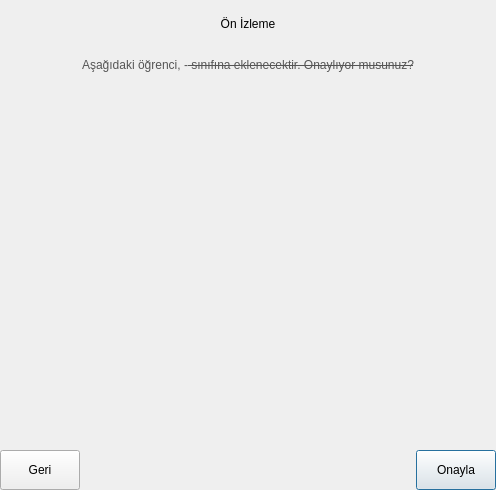
<?xml version="1.0" encoding="UTF-8"?>
<ui version="4.0">
 <class>ikoOSKAR::UI::MIPreviewUi</class>
 <widget class="QWidget" name="ikoOSKAR::UI::MIPreviewUi">
  <property name="geometry">
   <rect>
    <x>0</x>
    <y>0</y>
    <width>496</width>
    <height>490</height>
   </rect>
  </property>
  <property name="windowTitle">
   <string>Form</string>
  </property>
  <layout class="QVBoxLayout" name="verticalLayout">
   <property name="leftMargin">
    <number>0</number>
   </property>
   <property name="topMargin">
    <number>0</number>
   </property>
   <property name="rightMargin">
    <number>0</number>
   </property>
   <property name="bottomMargin">
    <number>0</number>
   </property>
   <item>
    <widget class="QFrame" name="frame_2">
     <property name="frameShape">
      <enum>QFrame::NoFrame</enum>
     </property>
     <property name="frameShadow">
      <enum>QFrame::Raised</enum>
     </property>
     <layout class="QVBoxLayout" name="verticalLayout_2">
      <item>
       <widget class="QLabel" name="lblHeader">
        <property name="minimumSize">
         <size>
          <width>0</width>
          <height>30</height>
         </size>
        </property>
        <property name="maximumSize">
         <size>
          <width>16777215</width>
          <height>30</height>
         </size>
        </property>
        <property name="text">
         <string>Ön İzleme</string>
        </property>
        <property name="alignment">
         <set>Qt::AlignCenter</set>
        </property>
       </widget>
      </item>
      <item>
       <widget class="QLabel" name="lblDescription">
        <property name="minimumSize">
         <size>
          <width>0</width>
          <height>40</height>
         </size>
        </property>
        <property name="maximumSize">
         <size>
          <width>16777215</width>
          <height>40</height>
         </size>
        </property>
        <property name="styleSheet">
         <string notr="true">color: #555;</string>
        </property>
        <property name="text">
         <string>Aşağıdaki &lt;n&gt; öğrenci, &lt;g&gt;-&lt;s&gt; sınıfına eklenecektir. Onaylıyor musunuz?</string>
        </property>
        <property name="alignment">
         <set>Qt::AlignCenter</set>
        </property>
        <property name="wordWrap">
         <bool>true</bool>
        </property>
       </widget>
      </item>
      <item>
       <widget class="QWidget" name="wdgFiller" native="true"/>
      </item>
     </layout>
    </widget>
   </item>
   <item>
    <widget class="QFrame" name="frame">
     <property name="frameShape">
      <enum>QFrame::NoFrame</enum>
     </property>
     <property name="frameShadow">
      <enum>QFrame::Raised</enum>
     </property>
     <layout class="QVBoxLayout" name="verticalLayout_3">
      <property name="leftMargin">
       <number>0</number>
      </property>
      <property name="topMargin">
       <number>0</number>
      </property>
      <property name="rightMargin">
       <number>0</number>
      </property>
      <property name="bottomMargin">
       <number>0</number>
      </property>
     </layout>
    </widget>
   </item>
   <item>
    <widget class="QFrame" name="frame_3">
     <property name="maximumSize">
      <size>
       <width>16777215</width>
       <height>40</height>
      </size>
     </property>
     <property name="frameShape">
      <enum>QFrame::NoFrame</enum>
     </property>
     <property name="frameShadow">
      <enum>QFrame::Raised</enum>
     </property>
     <layout class="QHBoxLayout" name="horizontalLayout">
      <property name="leftMargin">
       <number>0</number>
      </property>
      <property name="topMargin">
       <number>0</number>
      </property>
      <property name="rightMargin">
       <number>0</number>
      </property>
      <property name="bottomMargin">
       <number>0</number>
      </property>
      <item>
       <widget class="QPushButton" name="btnPrev">
        <property name="minimumSize">
         <size>
          <width>0</width>
          <height>40</height>
         </size>
        </property>
        <property name="text">
         <string>  Geri  </string>
        </property>
        <property name="icon">
         <iconset>
          <normaloff>:/arrow-left.png</normaloff>:/arrow-left.png</iconset>
        </property>
        <property name="iconSize">
         <size>
          <width>22</width>
          <height>22</height>
         </size>
        </property>
       </widget>
      </item>
      <item>
       <spacer name="horizontalSpacer">
        <property name="orientation">
         <enum>Qt::Horizontal</enum>
        </property>
        <property name="sizeHint" stdset="0">
         <size>
          <width>40</width>
          <height>20</height>
         </size>
        </property>
       </spacer>
      </item>
      <item>
       <widget class="QPushButton" name="btnConfirm">
        <property name="minimumSize">
         <size>
          <width>0</width>
          <height>40</height>
         </size>
        </property>
        <property name="layoutDirection">
         <enum>Qt::RightToLeft</enum>
        </property>
        <property name="text">
         <string>  Onayla  </string>
        </property>
        <property name="icon">
         <iconset>
          <normaloff>:/check.png</normaloff>:/check.png</iconset>
        </property>
        <property name="iconSize">
         <size>
          <width>22</width>
          <height>22</height>
         </size>
        </property>
        <property name="autoDefault">
         <bool>true</bool>
        </property>
        <property name="default">
         <bool>true</bool>
        </property>
       </widget>
      </item>
     </layout>
    </widget>
   </item>
  </layout>
 </widget>
 <resources/>
 <connections/>
</ui>
